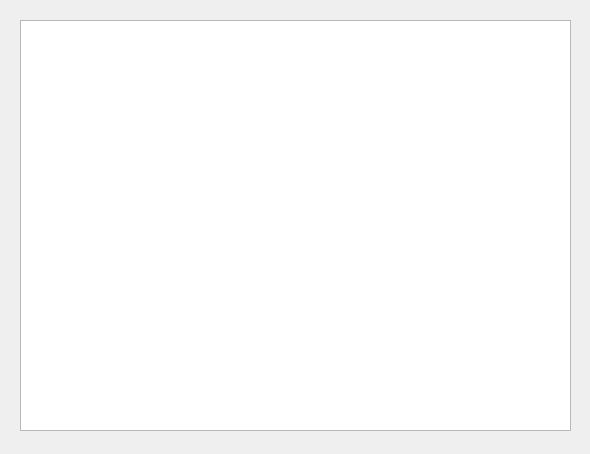
<?xml version="1.0" encoding="UTF-8"?>
<ui version="4.0">
 <class>DialogPeakList</class>
 <widget class="QDialog" name="DialogPeakList">
  <property name="geometry">
   <rect>
    <x>0</x>
    <y>0</y>
    <width>590</width>
    <height>454</height>
   </rect>
  </property>
  <property name="windowTitle">
   <string>Dialog</string>
  </property>
  <widget class="QTableView" name="tableView">
   <property name="geometry">
    <rect>
     <x>20</x>
     <y>20</y>
     <width>551</width>
     <height>411</height>
    </rect>
   </property>
  </widget>
 </widget>
 <resources/>
 <connections/>
</ui>
